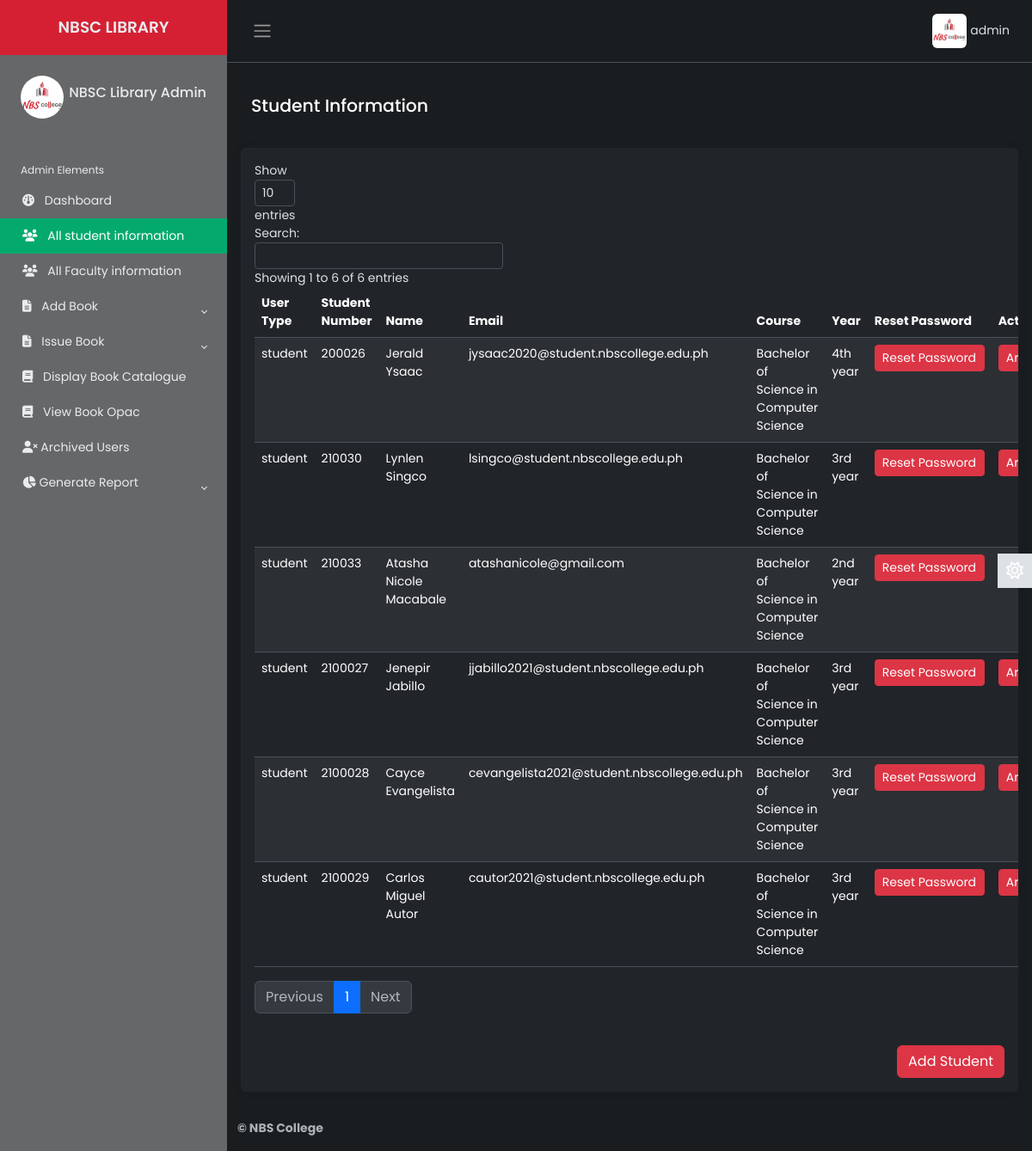
The page /Source/librarian/all-student-info.php (signed in) on the database as committed earlier.
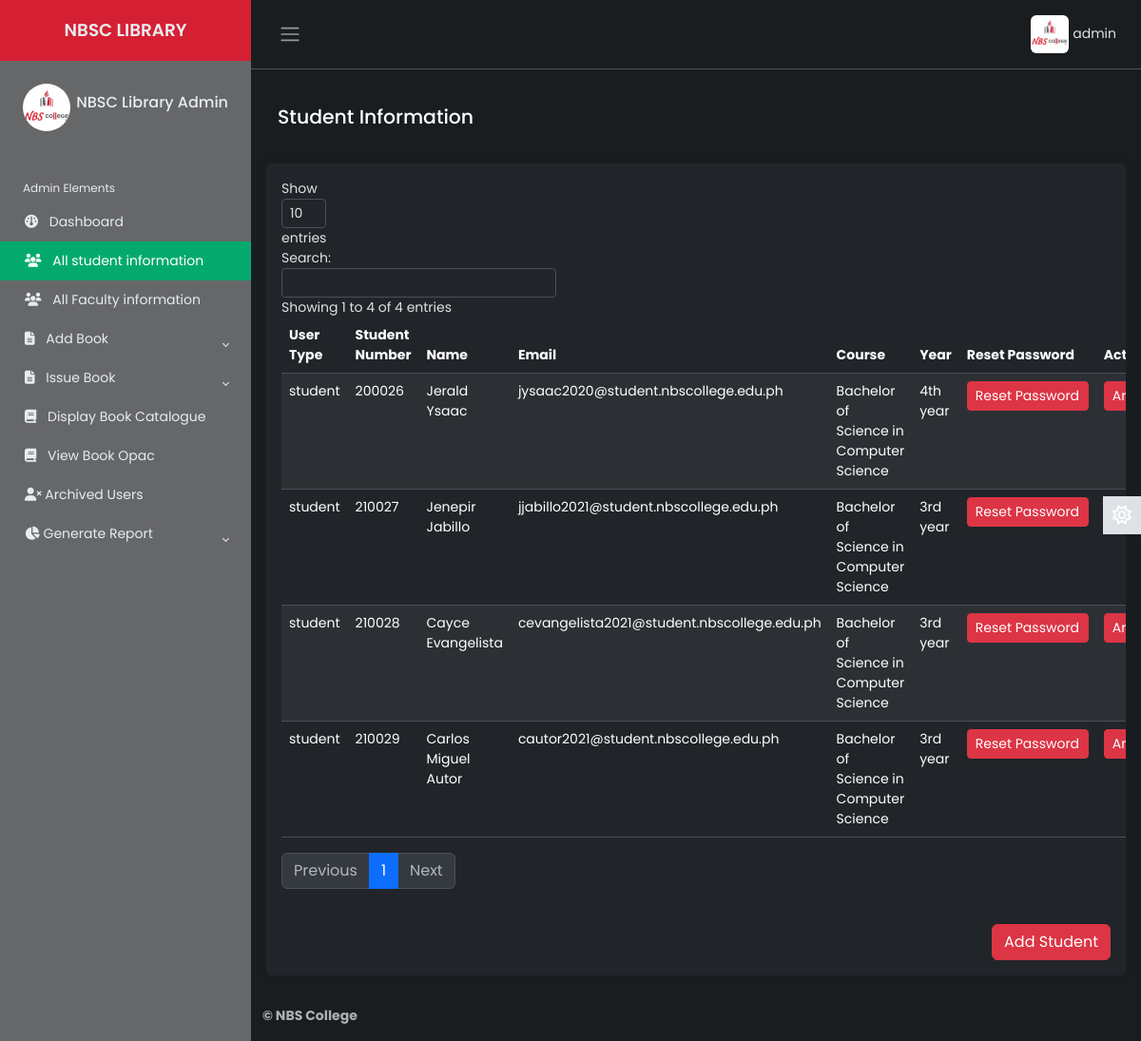
The same page on the database as committed later.
### tables this page shows
CREATE TABLE `lib_registration` (
  `id` int(2) NOT NULL,
  `name` varchar(50) NOT NULL,
  `username` varchar(20) NOT NULL,
  `password` varchar(20) NOT NULL,
  `email` varchar(50) NOT NULL,
  `phone` varchar(20) NOT NULL,
  `address` varchar(100) NOT NULL,
  `photo` varchar(500) NOT NULL,
  `status` varchar(7) NOT NULL
);

CREATE TABLE `student` (
  `student_number` varchar(20) NOT NULL,
  `first_name` varchar(50) NOT NULL,
  `last_name` varchar(50) NOT NULL,
  `middle_name` varchar(50) NOT NULL,
  `email` varchar(50) NOT NULL,
  `course` varchar(250) NOT NULL,
  `year` varchar(20) NOT NULL,
  `semester` varchar(20) NOT NULL,
  `password` varchar(100) NOT NULL,
  `user_type` varchar(7) NOT NULL,
  `photo` varchar(500) NOT NULL,
  `status` varchar(7) NOT NULL,
  `vkey` varchar(255) NOT NULL,
  `verified` varchar(3) NOT NULL
);

### Source/librarian/all-student-info.php (the view, shortened to what the changed rows need)
        <?php
    include 'inc/header.php';
    include 'inc/connection.php';
 ?>
<main class="content px-3 py-2">
            <br>
            <div class="card border-0">
                        <div class="card-body">
                            <table class="table table-hover text-left table-striped" id="dtBasicExample">
                                <thead>
                                    <tr>
                                        <th scope="col">User Type</th>
                                        <th scope="col" class="text-left">Student Number</th>
                                        <th scope="col">Name</th>
                                        <th scope="col">Email</th>
                                        <th scope="col">Course</th>
                                        <th scope="col">Year</th>
                                        <th scope="col">Reset Password</th>
                                        <th scope="col">Action</th>
                                    </tr>
                                </thead>
                                <tbody>
                                           <?php
                                                $res= mysqli_query($link, "select * from student ORDER BY student_number DESC");
                                                while ($row=mysqli_fetch_array($res)) {
                                                    echo "<tr>";
                                                    echo "<td>"; echo $row["user_type"]; echo "</td>";
                                                    echo "<td>"; echo $row["student_number"]; echo "</td>";
                                                    echo "<td>"; echo $row["first_name"]; "<td>"; echo " "; echo $row["last_name"]; echo "</td>";
                                                    echo "<td>"; echo $row["email"]; echo "</td>";
                                                    echo "<td>"; echo $row["course"]; echo "</td>";
                                                    echo "<td>"; echo $row["year"]; echo "</td>";
                                                    echo "<td>";
                                                    ?>
                                                        <button style="text-align:left; width:128px; max-width:128px;" class='btn btn-danger btn-sm text' onclick="resetPasswordConfirmation('<?php echo $row["student_number"]; ?>', '<?php echo $row["first_name"] . ' ' . $row["last_name"]; ?>')">Reset Password</button>
                                                    <?php
                                                    echo "</td>";
                                                    echo "<td>";
                                                    ?>
                                                        <button class='btn btn-danger btn-sm' onclick="deleteUserConfirmation('<?php echo $row["student_number"]; ?>', '<?php echo $row["first_name"] . ' ' . $row["last_name"]; ?>')">Archive</button>
                                                    <?php
                                                    echo "</td>";
                                                    echo "</tr>";
                                                }
                                             ?>
                                       </tbody>
                            </table>
                            <br>
                            <div class="text-end">
                                <button type="button" class="btn btn-danger" data-toggle="modal" data-target="#addStudentModal">
                                </button>
                            </div>
                        </div>
                    </div>
 </main>

### Source/librarian/inc/header.php (shortened to what the changed rows need)
<?php
    include 'inc/connection.php';
 ?>
<!DOCTYPE html>
<html lang="en" data-bs-theme="dark">
<head>
    <link href="https://cdn.datatables.net/v/dt/jszip-3.10.1/dt-2.0.3/b-3.0.1/b-html5-3.0.1/b-print-3.0.1/datatables.min.css" rel="stylesheet">
    <link rel="stylesheet" href="inc/css/bootstrap.min.css">
    <link rel="stylesheet" href="inc/css/custom1.css">
    <link rel="stylesheet" href="inc/css/animate.css">
</head>
<body>
    <div class="wrapper">
    <aside id="sidebar" class="js-sidebar">
            <div class="h-100">
                <ul class="sidebar-nav">
                    <li class="sidebar-header">
                        <span>
                        <?php
                            $res = mysqli_query($link, "select * from lib_registration where username='".$_SESSION['username']."'");
                            while ($row = mysqli_fetch_array($res)){
                                ?><img src="<?php echo $row["photo"]; ?> " height="50px" width="50px" alt="something wrong" class="rounded-circle"></a> <?php
                            }
                        ?>
                        </span>
                        <h6 style="float: right; margin-top: 10px;">
							<?php
								$res = mysqli_query($link, "select * from lib_registration where username='".$_SESSION['username']."'");
								while ($row = mysqli_fetch_array($res)){
								$name  =  $row["name"];
								echo $name;
								}
							?>
            			</h6>
                    </li>
                    <br>
                </ul>
            </div>
        </aside>
        <div class="main">
            <nav class="navbar navbar-expand px-3 border-bottom">
                <div class="navbar-collapse navbar">
                        <ul class="navbar-nav" style="margin-right:10px;">
                        <li class="nav-item dropdown">
								<?php
                                     $res = mysqli_query($link, "select * from lib_registration where username='".$_SESSION['username']."'");
                                     while ($row = mysqli_fetch_array($res)){
                                         ?><a href="#" data-bs-toggle="dropdown" class="nav-icon pe-md-0" style="color: inherit;"><img src="<?php echo $row["photo"]; ?>" alt=""class="avatar img-fluid rounded"> <span><?php echo $_SESSION["username"]; ?></span></a> <?php
                                     }
                                ?>
                        </li>
                    </ul>
                </div>
            </nav>
</body>
</html>

Rows that differ between the two databases and show on the page:
removed student: user_type "student", student_number "210033", first_name "Atasha Nicole", last_name "Macabale", email "atashanicole@gmail.com", course "Bachelor of Science in Computer Science", year "2nd year"
removed student: user_type "student", student_number "210030", first_name "Lynlen", last_name "Singco", email "lsingco@student.nbscollege.edu.ph", course "Bachelor of Science in Computer Science", year "3rd year"
removed student: user_type "student", student_number "2100029", first_name "Carlos Miguel", last_name "Autor", email "cautor2021@student.nbscollege.edu.ph", course "Bachelor of Science in Computer Science", year "3rd year"
removed student: user_type "student", student_number "2100028", first_name "Cayce", last_name "Evangelista", email "cevangelista2021@student.nbscollege.edu.ph", course "Bachelor of Science in Computer Science", year "3rd year"
removed student: user_type "student", student_number "2100027", first_name "Jenepir", last_name "Jabillo", email "jjabillo2021@student.nbscollege.edu.ph", course "Bachelor of Science in Computer Science", year "3rd year"
added student: user_type "student", student_number "210029", first_name "Carlos Miguel", last_name "Autor", email "cautor2021@student.nbscollege.edu.ph", course "Bachelor of Science in Computer Science", year "3rd year"
added student: user_type "student", student_number "210028", first_name "Cayce", last_name "Evangelista", email "cevangelista2021@student.nbscollege.edu.ph", course "Bachelor of Science in Computer Science", year "3rd year"
added student: user_type "student", student_number "210027", first_name "Jenepir", last_name "Jabillo", email "jjabillo2021@student.nbscollege.edu.ph", course "Bachelor of Science in Computer Science", year "3rd year"
Other text that changed with them:
text written by a page script: "Show entries Search: Showing 1 to 6 of 6 entries Previous 1 Next" → "Show entries Search: Showing 1 to 4 of 4 entries Previous 1 Next"
